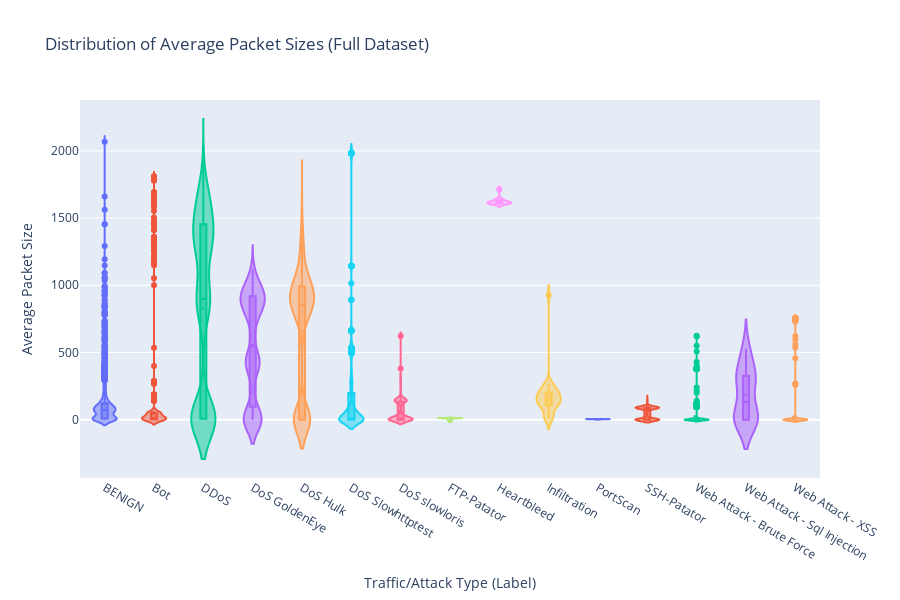

The notebook cell saved with this chart:
### Code cell
output_path = 'saved_plots/violin_samples.csv'
violin_sample_df = pd.read_csv(output_path)

fig = go.Figure()
for label in sorted(violin_sample_df['Label'].unique()):
    data = violin_sample_df[violin_sample_df['Label'] == label]['Average Packet Size']
    fig.add_trace(go.Violin(
        y=data,
        name=label,
        box_visible=True,
        meanline_visible=True
    ))

fig.update_layout(
    title_text="Distribution of Average Packet Sizes (Full Dataset)",
    xaxis_title="Traffic/Attack Type (Label)",
    yaxis_title="Average Packet Size",
    height=600,
    showlegend=False
)

fig.show()

### Figure 1 — Plotly figure (JSON) as saved in the notebook; plotly's stock layout.template omitted (floating-point values rounded to 4 significant figures; data arrays with more than 128 entries replaced by an {"elided": "..."} marker saying what was removed)
{"data": [{"box": {"visible": true}, "meanline": {"visible": true}, "name": "BENIGN", "type": "violin", "y": {"elided": "2000 float values"}}, {"box": {"visible": true}, "meanline": {"visible": true}, "name": "Bot", "type": "violin", "y": {"elided": "1966 float values"}}, {"box": {"visible": true}, "meanline": {"visible": true}, "name": "DDoS", "type": "violin", "y": {"elided": "2000 float values"}}, {"box": {"visible": true}, "meanline": {"visible": true}, "name": "DoS GoldenEye", "type": "violin", "y": {"elided": "2000 float values"}}, {"box": {"visible": true}, "meanline": {"visible": true}, "name": "DoS Hulk", "type": "violin", "y": {"elided": "2000 float values"}}, {"box": {"visible": true}, "meanline": {"visible": true}, "name": "DoS Slowhttptest", "type": "violin", "y": {"elided": "2000 float values"}}, {"box": {"visible": true}, "meanline": {"visible": true}, "name": "DoS slowloris", "type": "violin", "y": {"elided": "2000 float values"}}, {"box": {"visible": true}, "meanline": {"visible": true}, "name": "FTP-Patator", "type": "violin", "y": {"elided": "2000 float values"}}, {"box": {"visible": true}, "meanline": {"visible": true}, "name": "Heartbleed", "type": "violin", "y": [1714.0, 1634.0, 1608.0, 1621.0, 1611.0, 1610.0, 1620.0, 1644.0, 1620.0, 1604.0, 1610.0]}, {"box": {"visible": true}, "meanline": {"visible": true}, "name": "Infiltration", "type": "violin", "y": [113.0, 262.4, 224.2, 115.4, 195.2, 137.8, 114.8, 175.3, 97.35, 120.1, 26.0, 141.2, 247.8, 173.9, 3.0, 173.1, 137.5, 173.8, 132.5, 97.33, 126.3, 209.4, 187.2, 39.27, 928.2, 97.25, 188.6, 232.9, 9.0, 9.0, 208.1, 152.4, 37.67, 186.9, 245.2, 268.3]}, {"box": {"visible": true}, "meanline": {"visible": true}, "name": "PortScan", "type": "violin", "y": {"elided": "2000 float values"}}, {"box": {"visible": true}, "meanline": {"visible": true}, "name": "SSH-Patator", "type": "violin", "y": {"elided": "2000 float values"}}, {"box": {"visible": true}, "meanline": {"visible": true}, "name": "Web Attack - Brute Force", "type": "violin", "y": {"elided": "1507 float values"}}, {"box": {"visible": true}, "meanline": {"visible": true}, "name": "Web Attack - Sql Injection", "type": "violin", "y": [0.0, 527.7, 122.1, 302.2, 0.0, 327.5, 297.0, 131.6, 327.5, 327.5, 0.0, 0.0, 0.0, 474.9, 0.0, 0.0, 0.0, 302.2, 0.0, 474.8, 287.5]}, {"box": {"visible": true}, "meanline": {"visible": true}, "name": "Web Attack - XSS", "type": "violin", "y": {"elided": "652 float values"}}], "layout": {"height": 600, "showlegend": false, "title": {"text": "Distribution of Average Packet Sizes (Full Dataset)"}, "xaxis": {"title": {"text": "Traffic/Attack Type (Label)"}}, "yaxis": {"title": {"text": "Average Packet Size"}}}}
